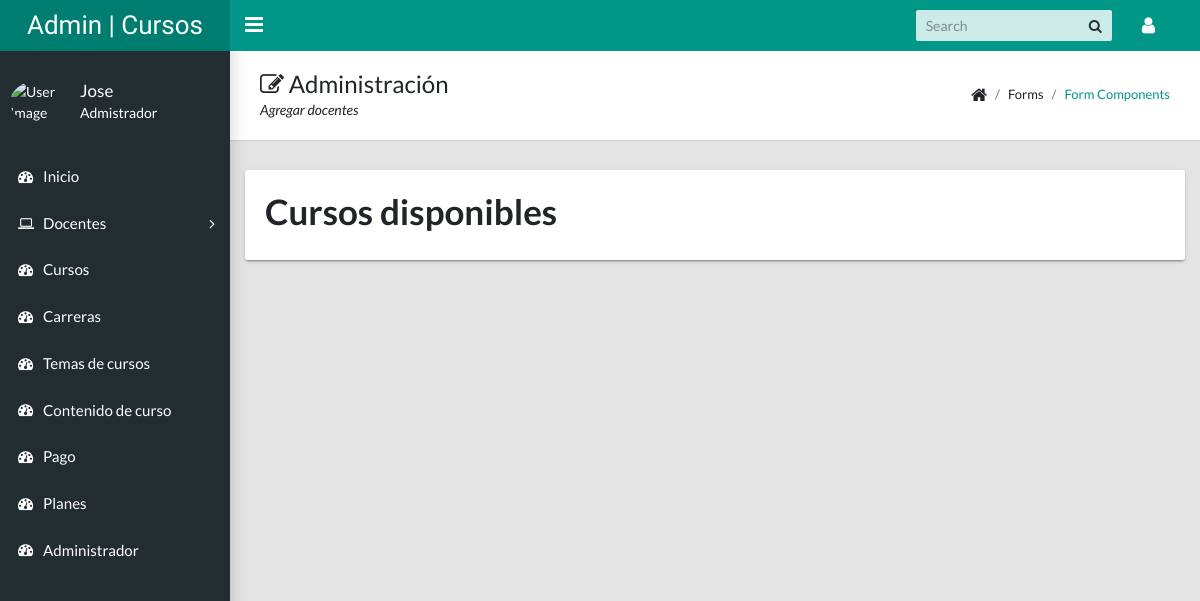
Before: /admin/vistaAgregarContenido.php (signed in) with the older database file.
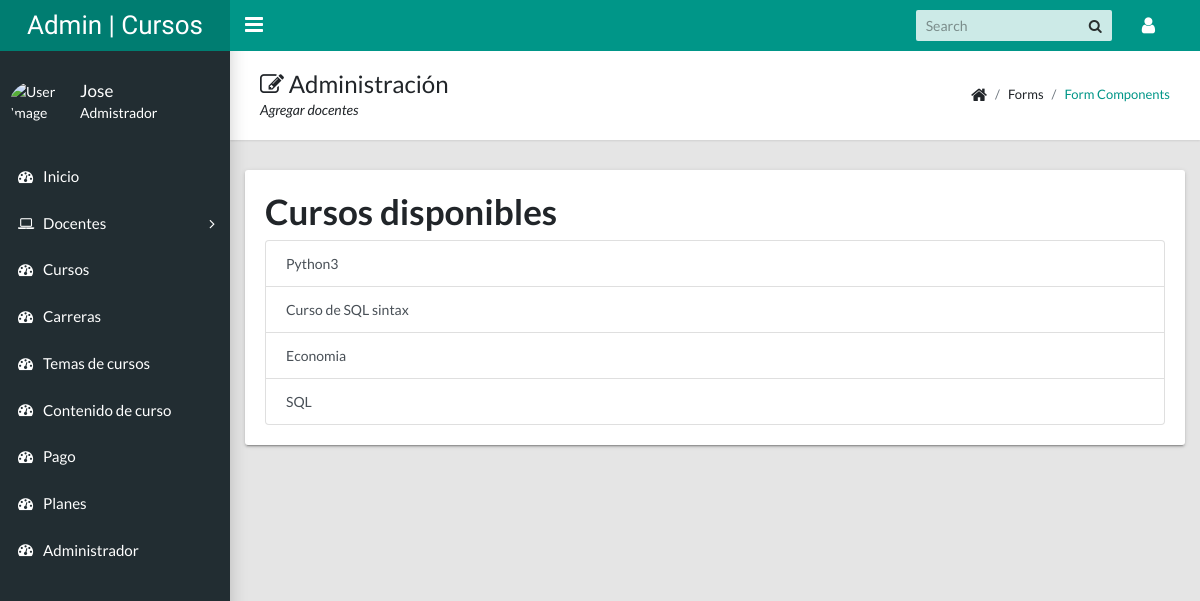
After: the same page with the newer database file.
### tables this page shows
CREATE TABLE `curso` (
  `Id` int(11) NOT NULL,
  `Nombre` varchar(50) NOT NULL,
  `Descripcion` varchar(100) NOT NULL,
  `Fecha` varchar(50) NOT NULL,
  `DuracionCurso` int(11) NOT NULL,
  `Precio` decimal(11,0) NOT NULL,
  `Imagen` varchar(50) NOT NULL,
  `Id_Docente` int(11) NOT NULL,
  `Id_Carrera` int(11) NOT NULL
);

### admin/modulos/contenidoCurso.php (called while the page is built, shortened)
<?php
include_once "../config/conexion.php";
$video = isset($_FILES['video']['name']) ? $_FILES['video']['name'] : "";
print_r($video);
$sql = "SELECT * FROM curso ORDER BY Id ASC";
$sentencia = $pdo->prepare($sql);
$sentencia->execute();
$resultado = $sentencia->fetchAll(PDO::FETCH_ASSOC);
?>

### admin/vistaAgregarContenido.php (the view)
<?php
include_once "templates/header.php";
include_once "templates/sidebar.php";
include_once "modulos/contenidoCurso.php";
?>
<main class="app-content">
    <div class="app-title">
        <div>
            <h1><i class="fa fa-edit"></i> Administración</h1>
            <p>Agregar docentes</p>
        </div>
        <ul class="app-breadcrumb breadcrumb">
            <li class="breadcrumb-item"><i class="fa fa-home fa-lg"></i></li>
            <li class="breadcrumb-item">Forms</li>
            <li class="breadcrumb-item"><a href="#">Form Components</a></li>
        </ul>
    </div>
    <div class="row">
        <div class="col-md-12 tile">
            <h1>Cursos disponibles</h1>
            <div class="list-group">
                <?php foreach($resultado as $curso) :?>
                <a href="vistaContenido.php?id=<?php echo $curso['Id'] ?>" class="list-group-item list-group-item-action">
                    <?php echo $curso['Nombre']; ?>
                </a>
                <?php endforeach?>
            </div>
        </div>
    </div>
</main>
<?php include_once "templates/footer.php"; ?>

Changed rows visible on the page:
added curso: Nombre "Python3"
added curso: Nombre "Curso de SQL sintax"
added curso: Nombre "Economia"
added curso: Nombre "SQL"
